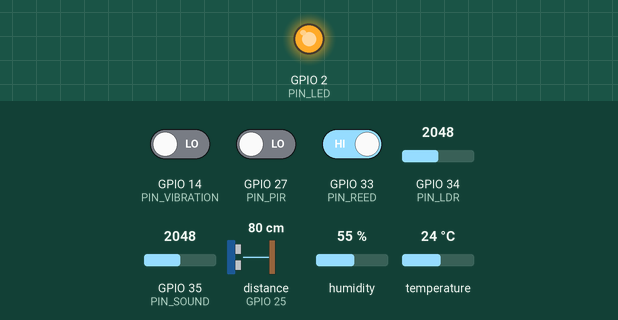
A sketch run on a simulated ESP32. Parts: output pins drawn as LEDs (lit = HIGH). Wiring (inferred from the names in the program): ultrasonic range finder: trigger GPIO 26; echo GPIO 25. Inputs (shaded band) come from the test bench; at power-on: distance to the obstacle (sensor on GPIO 25) 80 cm, GPIO 14 (PIN_VIBRATION) LOW, GPIO 27 (PIN_PIR) LOW, GPIO 33 (PIN_REED) HIGH, GPIO 34 (PIN_LDR) = 2048, GPIO 35 (PIN_SOUND) = 2048, humidity 55 %, temperature 24 °C. The echo pulse lasts 58.3 µs per cm; WiFi joins after 1.5 s; servers stay silent unless stated; no MQTT or app messages arrive unless stated; pins used as bus, display or sensor lines are not drawn; what the sketch prints to the serial monitor is not drawn.

Above: at 1.6 s.
At 3.3 s:
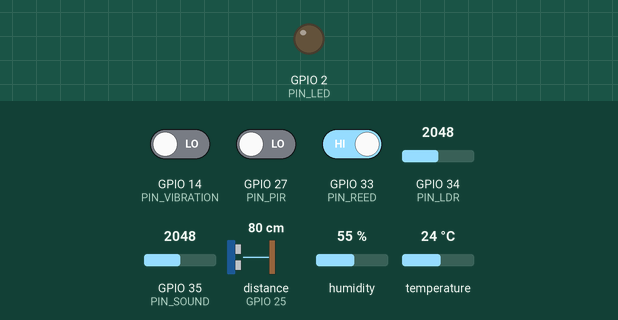
3.4 s: distance to the obstacle (sensor on GPIO 25) set to 56 cm
4.9 s: distance to the obstacle (sensor on GPIO 25) set to 47 cm
Timing chart, 0 to 7.9 s (numbered marks = the images above; inputs shaded):
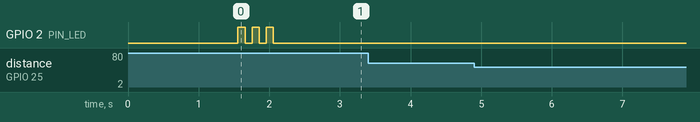

Measured:
- after the input at 3.4 s, every drawn part: stays the same
- after the input at 4.9 s, every drawn part: stays the same

The sketch:

esp32_sensor_hub.ino
```cpp
/*
 * SENTINEL — ESP32 Multi-Sensor Hub Firmware
 *
 * Connects to SENTINEL backend via MQTT.
 * Sensors supported:
 *   - PIR Motion Sensor (HC-SR501)
 *   - Ultrasonic Distance Sensor (HC-SR04)
 *   - Magnetic Reed Switch (door/window)
 *   - Temperature + Humidity (DHT22)
 *   - Ambient Light (LDR)
 *   - Sound Level (analog mic module)
 *   - Vibration (SW-420)
 *
 * Wiring:
 *   PIR         → GPIO 27
 *   HC-SR04     → TRIG: GPIO 26, ECHO: GPIO 25
 *   Reed Switch → GPIO 33
 *   DHT22       → GPIO 32
 *   LDR         → GPIO 34 (ADC)
 *   Sound       → GPIO 35 (ADC)
 *   Vibration   → GPIO 14
 *   Status LED  → GPIO 2 (onboard)
 */

#include <WiFi.h>
#include <PubSubClient.h>
#include <ArduinoJson.h>
#include <DHT.h>

// ==================== CONFIGURATION ====================
// WiFi
const char* WIFI_SSID     = "YOUR_WIFI_SSID";
const char* WIFI_PASSWORD  = "YOUR_WIFI_PASSWORD";

// MQTT Broker (SENTINEL backend IP)
const char* MQTT_BROKER    = "192.168.1.100";
const int   MQTT_PORT      = 1883;
const char* MQTT_USER      = "";
const char* MQTT_PASS      = "";

// Device Identity
const char* DEVICE_ID      = "sensor_hub_01";
const char* ZONE           = "front_door";

// ==================== PIN DEFINITIONS ====================
#define PIN_PIR         27
#define PIN_TRIG        26
#define PIN_ECHO        25
#define PIN_REED        33
#define PIN_DHT         32
#define PIN_LDR         34
#define PIN_SOUND       35
#define PIN_VIBRATION   14
#define PIN_LED         2

// ==================== TIMING ====================
#define HEARTBEAT_INTERVAL     30000   // 30s device status
#define SENSOR_READ_INTERVAL   1000    // 1s sensor poll
#define ULTRASONIC_INTERVAL    500     // 500ms distance check
#define DHT_INTERVAL           10000   // 10s temp/humidity
#define MOTION_COOLDOWN        5000    // 5s between motion reports

// ==================== GLOBALS ====================
WiFiClient espClient;
PubSubClient mqtt(espClient);
DHT dht(PIN_DHT, DHT22);

unsigned long lastHeartbeat = 0;
unsigned long lastSensorRead = 0;
unsigned long lastUltrasonic = 0;
unsigned long lastDHT = 0;
unsigned long lastMotionReport = 0;
unsigned long lastVibration = 0;

bool lastPirState = false;
bool lastReedState = false;
int motionCount = 0;

char topicBuf[128];
char payloadBuf[256];

// ==================== SETUP ====================
void setup() {
  Serial.begin(115200);
  Serial.println("\n=== SENTINEL Sensor Hub ===");

  // Pin modes
  pinMode(PIN_PIR, INPUT);
  pinMode(PIN_REED, INPUT_PULLUP);
  pinMode(PIN_VIBRATION, INPUT);
  pinMode(PIN_TRIG, OUTPUT);
  pinMode(PIN_ECHO, INPUT);
  pinMode(PIN_LED, OUTPUT);

  // DHT sensor
  dht.begin();

  // Connect WiFi
  connectWiFi();

  // Setup MQTT
  mqtt.setServer(MQTT_BROKER, MQTT_PORT);
  mqtt.setCallback(mqttCallback);
  mqtt.setBufferSize(512);

  connectMQTT();

  // Initial heartbeat
  sendHeartbeat();

  Serial.println("Sensor hub ready.");
  blinkLED(3, 100);
}

// ==================== MAIN LOOP ====================
void loop() {
  if (!mqtt.connected()) {
    connectMQTT();
  }
  mqtt.loop();

  unsigned long now = millis();

  // Heartbeat
  if (now - lastHeartbeat >= HEARTBEAT_INTERVAL) {
    sendHeartbeat();
    lastHeartbeat = now;
  }

  // PIR Motion
  bool pirState = digitalRead(PIN_PIR);
  if (pirState && !lastPirState && (now - lastMotionReport >= MOTION_COOLDOWN)) {
    motionCount++;
    publishSensor("pir", 1, "", "Motion detected");
    lastMotionReport = now;
    Serial.println("[PIR] Motion detected!");
  }
  lastPirState = pirState;

  // Reed Switch (door/window) — LOW = closed (magnet near), HIGH = open
  bool reedState = digitalRead(PIN_REED);
  if (reedState != lastReedState) {
    publishSensor("reed", reedState ? 1 : 0, "", reedState ? "OPENED" : "CLOSED");
    Serial.printf("[REED] %s\n", reedState ? "OPENED" : "CLOSED");
    lastReedState = reedState;
  }

  // Vibration sensor
  bool vibState = digitalRead(PIN_VIBRATION);
  if (vibState && (now - lastVibration >= 2000)) {
    int intensity = analogRead(PIN_VIBRATION);
    publishSensor("vibration", intensity, "raw", "Vibration detected");
    Serial.printf("[VIB] Intensity: %d\n", intensity);
    lastVibration = now;
  }

  // Ultrasonic distance
  if (now - lastUltrasonic >= ULTRASONIC_INTERVAL) {
    float distance = readUltrasonic();
    if (distance > 0 && distance < 400) {
      publishSensor("ultrasonic", distance, "cm", "");
      if (distance < 50) {
        Serial.printf("[ULTRA] CLOSE: %.1f cm\n", distance);
      }
    }
    lastUltrasonic = now;
  }

  // Analog sensors (LDR, Sound)
  if (now - lastSensorRead >= SENSOR_READ_INTERVAL) {
    int ldrRaw = analogRead(PIN_LDR);
    float lux = map(ldrRaw, 0, 4095, 0, 1000);
    publishSensor("light", lux, "lux", "");

    int soundRaw = analogRead(PIN_SOUND);
    float db = map(soundRaw, 0, 4095, 30, 120);
    publishSensor("sound", db, "dB", "");

    lastSensorRead = now;
  }

  // DHT22 Temperature/Humidity
  if (now - lastDHT >= DHT_INTERVAL) {
    float temp = dht.readTemperature();
    float hum = dht.readHumidity();
    if (!isnan(temp)) publishSensor("temperature", temp, "C", "");
    if (!isnan(hum)) publishSensor("humidity", hum, "%", "");
    lastDHT = now;
  }
}

// ==================== ULTRASONIC ====================
float readUltrasonic() {
  digitalWrite(PIN_TRIG, LOW);
  delayMicroseconds(2);
  digitalWrite(PIN_TRIG, HIGH);
  delayMicroseconds(10);
  digitalWrite(PIN_TRIG, LOW);

  long duration = pulseIn(PIN_ECHO, HIGH, 30000); // 30ms timeout
  if (duration == 0) return -1;
  return (duration * 0.0343) / 2.0;
}

// ==================== MQTT ====================
void publishSensor(const char* sensorType, float value, const char* unit, const char* note) {
  StaticJsonDocument<200> doc;
  doc["value"] = value;
  doc["unit"] = unit;
  doc["zone"] = ZONE;
  doc["device_id"] = DEVICE_ID;
  if (strlen(note) > 0) doc["note"] = note;

  snprintf(topicBuf, sizeof(topicBuf), "sentinel/sensors/%s/%s", DEVICE_ID, sensorType);
  serializeJson(doc, payloadBuf, sizeof(payloadBuf));
  mqtt.publish(topicBuf, payloadBuf);
}

void sendHeartbeat() {
  StaticJsonDocument<300> doc;
  doc["type"] = "sensor_hub";
  doc["firmware"] = "1.0.0";
  doc["zone"] = ZONE;
  doc["ip"] = WiFi.localIP().toString();
  doc["rssi"] = WiFi.RSSI();
  doc["uptime"] = millis() / 1000;
  doc["motion_count"] = motionCount;
  doc["free_heap"] = ESP.getFreeHeap();

  JsonArray caps = doc.createNestedArray("capabilities");
  caps.add("pir");
  caps.add("ultrasonic");
  caps.add("reed");
  caps.add("temperature");
  caps.add("humidity");
  caps.add("light");
  caps.add("sound");
  caps.add("vibration");

  snprintf(topicBuf, sizeof(topicBuf), "sentinel/devices/%s/status", DEVICE_ID);
  serializeJson(doc, payloadBuf, sizeof(payloadBuf));
  mqtt.publish(topicBuf, payloadBuf);

  Serial.println("[MQTT] Heartbeat sent");
}

void mqttCallback(char* topic, byte* payload, unsigned int length) {
  payload[length] = '\0';
  String msg = String((char*)payload);
  Serial.printf("[MQTT] %s: %s\n", topic, msg.c_str());

  // Handle config updates
  String topicStr = String(topic);
  if (topicStr.endsWith("/config")) {
    StaticJsonDocument<256> doc;
    if (deserializeJson(doc, msg) == DeserializationError::Ok) {
      // Apply config changes
      Serial.println("[CONFIG] Configuration updated");
    }
  }
}

// ==================== WIFI ====================
void connectWiFi() {
  Serial.printf("Connecting to WiFi: %s", WIFI_SSID);
  WiFi.begin(WIFI_SSID, WIFI_PASSWORD);
  int attempts = 0;
  while (WiFi.status() != WL_CONNECTED && attempts < 30) {
    delay(500);
    Serial.print(".");
    attempts++;
  }
  if (WiFi.status() == WL_CONNECTED) {
    Serial.printf("\nWiFi connected! IP: %s\n", WiFi.localIP().toString().c_str());
  } else {
    Serial.println("\nWiFi FAILED — restarting...");
    ESP.restart();
  }
}

void connectMQTT() {
  while (!mqtt.connected()) {
    Serial.print("MQTT connecting...");
    String clientId = String("sentinel-") + DEVICE_ID;
    bool connected;
    if (strlen(MQTT_USER) > 0) {
      connected = mqtt.connect(clientId.c_str(), MQTT_USER, MQTT_PASS);
    } else {
      connected = mqtt.connect(clientId.c_str());
    }
    if (connected) {
      Serial.println(" connected!");
      // Subscribe to config and alert topics
      snprintf(topicBuf, sizeof(topicBuf), "sentinel/devices/%s/config", DEVICE_ID);
      mqtt.subscribe(topicBuf);
      snprintf(topicBuf, sizeof(topicBuf), "sentinel/alerts/%s/trigger", DEVICE_ID);
      mqtt.subscribe(topicBuf);
      mqtt.subscribe("sentinel/system/threat");
      mqtt.subscribe("sentinel/system/command");
      digitalWrite(PIN_LED, HIGH);
    } else {
      Serial.printf(" failed (rc=%d). Retry in 5s...\n", mqtt.state());
      digitalWrite(PIN_LED, LOW);
      delay(5000);
    }
  }
}

void blinkLED(int times, int ms) {
  for (int i = 0; i < times; i++) {
    digitalWrite(PIN_LED, HIGH);
    delay(ms);
    digitalWrite(PIN_LED, LOW);
    delay(ms);
  }
}
```
